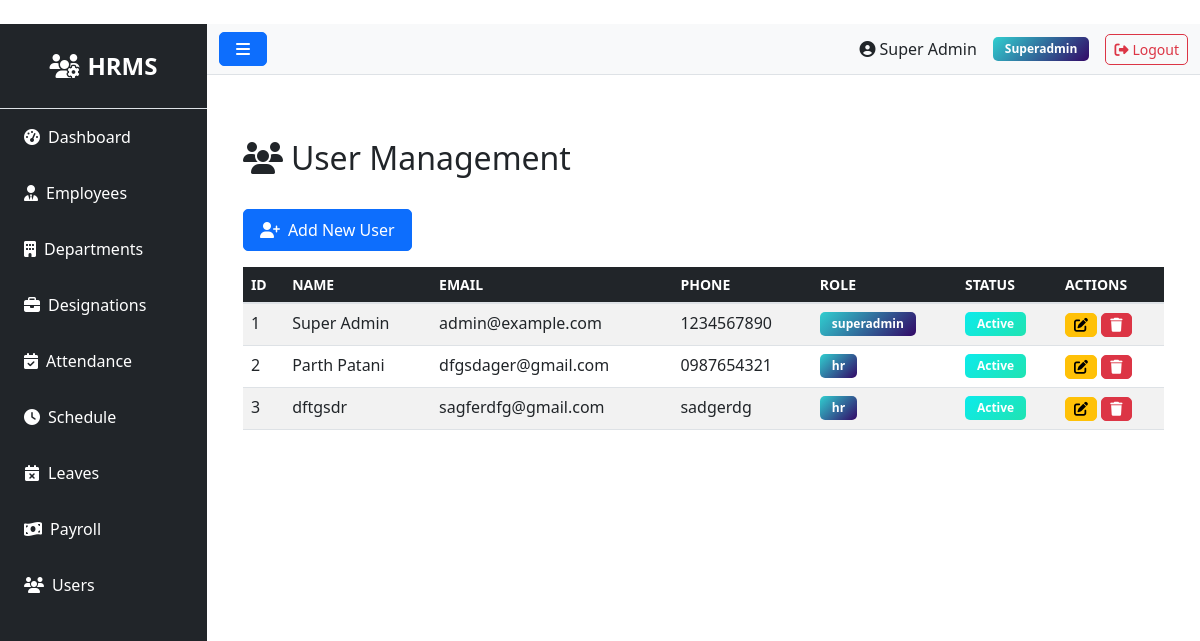
The app's page /user/ (signed in), older data.
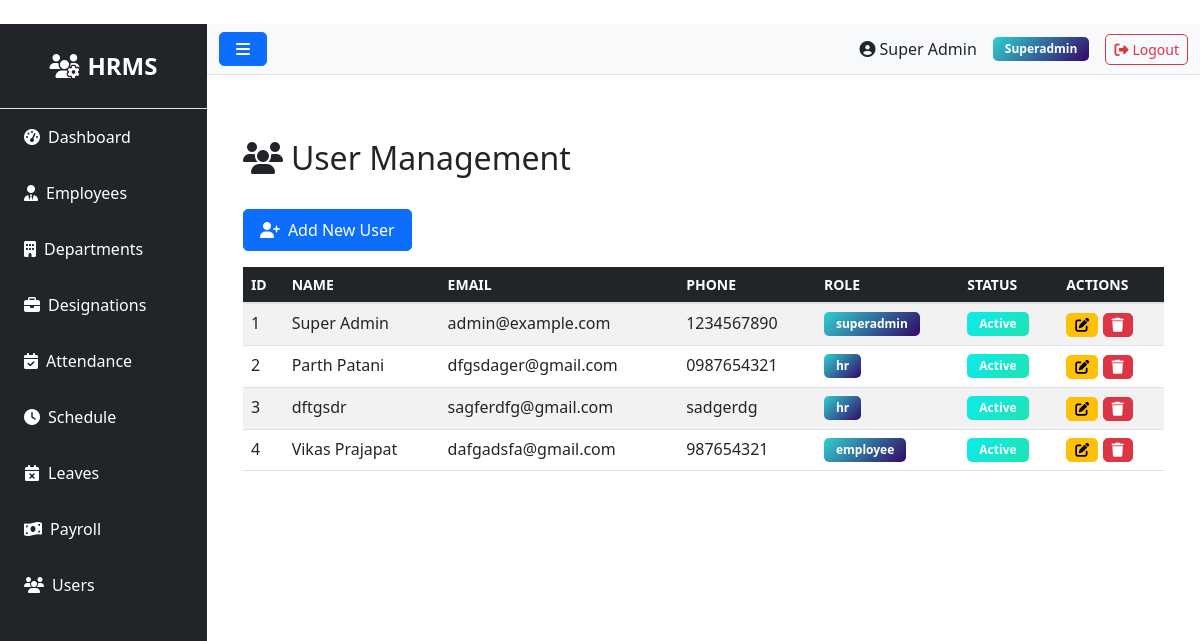
The same page, newer data.
### models.py (models this page shows)
class User(UserMixin, db.Model):
    __tablename__ = 'users'
    id = db.Column(db.Integer, primary_key=True)
    role_id = db.Column(db.Integer, db.ForeignKey('roles.id'), nullable=False)
    name = db.Column(db.String(100), nullable=False)
    email = db.Column(db.String(100), unique=True, nullable=False)
    phone = db.Column(db.String(20))
    status = db.Column(db.String(20), default='active')
    password = db.Column(db.String(255), nullable=False)
    remember_token = db.Column(db.String(100))
    email_verified_at = db.Column(db.DateTime)
    created_at = db.Column(db.DateTime, default=datetime.utcnow)
    updated_at = db.Column(db.DateTime, default=datetime.utcnow, onupdate=datetime.utcnow)

class Role(db.Model):
    __tablename__ = 'roles'
    id = db.Column(db.Integer, primary_key=True)
    name = db.Column(db.String(50), unique=True, nullable=False)
    description = db.Column(db.Text)
    created_at = db.Column(db.DateTime, default=datetime.utcnow)
    updated_at = db.Column(db.DateTime, default=datetime.utcnow, onupdate=datetime.utcnow)
    users = db.relationship('User', backref='role', lazy=True)

### routes/user.py (the view)
@bp.route('/')
@login_required
@admin_required
def index():
    users = User.query.all()
    return render_template('admin/user/index.html', users=users)

### app.py (called while the page is built)
@login_manager.user_loader
def load_user(user_id):
    try:
        return db.session.get(User, int(user_id))
    except Exception as e:
        app.logger.error(f'Error loading user {user_id}: {str(e)}')
        return None

@app.context_processor
def inject_user():
    return dict(current_user=current_user)

### routes/user.py (called while the page is built)
def admin_required(f):
    @wraps(f)
    def decorated(*args, **kwargs):
        if not current_user.is_authenticated or current_user.role.name not in ['admin', 'superadmin']:
            flash('Admin access required.', 'danger')
            return redirect(url_for('admin.admin_dashboard'))
        return f(*args, **kwargs)
    return decorated

### templates/admin/user/index.html (shortened to what this page needs)
﻿{% extends "base.html" %}
{% block content %}
<div class="container-fluid mt-4">
  <div class="row mb-4">
    <div class="col-12">
      <h2><i class="fas fa-users me-2"></i>User Management</h2>
    </div>
  </div>
  <div class="row">
    <div class="col-12">
      {% if current_user.role.name in ['admin', 'superadmin'] %}
      <a href="{{ url_for('user.create') }}" class="btn btn-primary mb-3">
        <i class="fas fa-user-plus me-2"></i>Add New User
      </a>
      {% endif %}
      {% if users %}
      <div class="table-responsive">
        <table class="table table-striped table-hover">
          <thead class="table-dark">
            <tr>
              <th>ID</th>
              <th>Name</th>
              <th>Email</th>
              <th>Phone</th>
              <th>Role</th>
              <th>Status</th>
              <th>Actions</th>
            </tr>
          </thead>
          <tbody>
            {% for user in users %}
            <tr>
              <td>{{ user.id }}</td>
              <td>{{ user.name }}</td>
              <td>{{ user.email }}</td>
              <td>{{ user.phone or '-' }}</td>
              <td>
                <span class="badge bg-info">{{ user.role.name }}</span>
              </td>
              <td>
                {% if user.status == 'active' %}
                  <span class="badge bg-success">Active</span>
                {% else %}
                  <span class="badge bg-danger">Inactive</span>
                {% endif %}
              </td>
              <td>
                {% if current_user.role.name in ['admin', 'superadmin'] %}
                <a href="{{ url_for('user.edit', id=user.id) }}" class="btn btn-sm btn-warning" title="Edit">
                  <i class="fas fa-edit"></i>
                </a>
                <form method="POST" action="{{ url_for('user.delete', id=user.id) }}" style="display:inline;" onsubmit="return confirm('Are you sure?');">
                  <button type="submit" class="btn btn-sm btn-danger" title="Delete">
                    <i class="fas fa-trash"></i>
                  </button>
                </form>
                {% else %}
                <span class="text-muted">-</span>
                {% endif %}
              </td>
            </tr>
            {% endfor %}
          </tbody>
        </table>
      </div>
      {% else %}
      <div class="alert alert-info">
        <i class="fas fa-info-circle me-2"></i>No users found.
      </div>
      {% endif %}
    </div>
  </div>
</div>
{% endblock %}

### templates/base.html (shortened to what the changed rows need)
<!DOCTYPE html>
<html lang="en">
<head>
    <link href="https://cdn.jsdelivr.net/npm/bootstrap@5.3.0/dist/css/bootstrap.min.css" rel="stylesheet">
    <link rel="stylesheet" href="https://cdnjs.cloudflare.com/ajax/libs/font-awesome/6.4.0/css/all.min.css">
    <link rel="stylesheet" href="{{ url_for('static', filename='css/style.css') }}">
</head>
<body>
    {% if current_user.is_authenticated %}
    <div class="d-flex" id="wrapper">
        <div class="bg-dark text-white" id="sidebar-wrapper">
            <div class="sidebar-heading text-center py-4 fs-4 fw-bold border-bottom">
                <i class="fas fa-users-cog me-2"></i>HRMS
            </div>
            <div class="list-group list-group-flush">
                <a href="{{ url_for('admin.' + current_user.role.name + '_dashboard') }}" class="list-group-item list-group-item-action bg-dark text-white">
                    <i class="fas fa-tachometer-alt me-2"></i>Dashboard
                </a>
                {% if current_user.role.name in ['superadmin', 'admin', 'hr'] %}
                <a href="{{ url_for('employee.index') }}" class="list-group-item list-group-item-action bg-dark text-white">
                    <i class="fas fa-user-tie me-2"></i>Employees
                </a>
                <a href="{{ url_for('department.index') }}" class="list-group-item list-group-item-action bg-dark text-white">
                    <i class="fas fa-building me-2"></i>Departments
                </a>
                <a href="{{ url_for('designation.index') }}" class="list-group-item list-group-item-action bg-dark text-white">
                    <i class="fas fa-briefcase me-2"></i>Designations
                </a>
                {% endif %}
                {% if current_user.role.name in ['superadmin', 'admin', 'moderator'] %}
                <a href="{{ url_for('attendance.index') }}" class="list-group-item list-group-item-action bg-dark text-white">
                    <i class="fas fa-calendar-check me-2"></i>Attendance
                </a>
                <a href="{{ url_for('schedule.index') }}" class="list-group-item list-group-item-action bg-dark text-white">
                    <i class="fas fa-clock me-2"></i>Schedule
                </a>
                {% endif %}
                {% if current_user.role.name in ['superadmin', 'admin', 'hr'] %}
                <a href="{{ url_for('leave.index') }}" class="list-group-item list-group-item-action bg-dark text-white">
                    <i class="fas fa-calendar-times me-2"></i>Leaves
                </a>
                {% endif %}
                {% if current_user.role.name in ['superadmin', 'admin', 'payroll'] %}
                <a href="{{ url_for('payroll.index') }}" class="list-group-item list-group-item-action bg-dark text-white">
                    <i class="fas fa-money-bill-wave me-2"></i>Payroll
                </a>
                {% endif %}
                {% if current_user.role.name in ['superadmin', 'admin'] %}
                <a href="{{ url_for('user.index') }}" class="list-group-item list-group-item-action bg-dark text-white">
                    <i class="fas fa-users me-2"></i>Users
                </a>
                {% endif %}
            </div>
        </div>
        <div id="page-content-wrapper" class="w-100">
            <nav class="navbar navbar-expand-lg navbar-light bg-light border-bottom">
                <div class="container-fluid">
                    <button class="btn btn-primary" id="menu-toggle">
                        <i class="fas fa-bars"></i>
                    </button>
                    <div class="ms-auto d-flex align-items-center">
                        <span class="me-3">
                            <i class="fas fa-user-circle me-1"></i>{{ current_user.name }}
                        </span>
                        <span class="badge bg-info me-3">{{ current_user.role.name|title }}</span>
                        <a href="{{ url_for('auth.logout') }}" class="btn btn-outline-danger btn-sm">
                            <i class="fas fa-sign-out-alt me-1"></i>Logout
                        </a>
                    </div>
                </div>
            </nav>
            <div class="container-fluid p-4">
                {% block content %}{% endblock %}
            </div>
        </div>
    </div>
    {% endif %}
</body>
</html>

Row changes from the older to the newer data that the page shows:
added User: id "4", name "Vikas Prajapat", email "dafgadsfa@gmail.com", phone "987654321", role.name "employee", status "Active"
